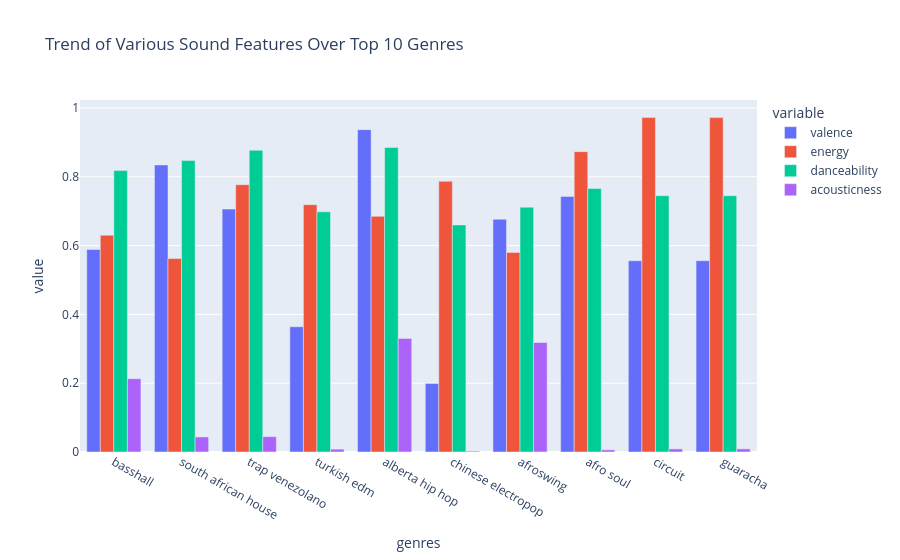

The notebook cell saved with this chart:
### Code cell
#Plot Audio Features for the Top 10 Genres
fig = px.bar(
    top10_genres,
    x='genres',
    y=['valence', 'energy', 'danceability', 'acousticness'],
    barmode='group',
    title='Trend of Various Sound Features Over Top 10 Genres'
)

fig.show()

### Figure 1 — Plotly figure (JSON) as saved in the notebook; plotly's stock layout.template omitted (floating-point values rounded to 4 significant figures)
{"data": [{"alignmentgroup": "True", "hovertemplate": "variable=valence<br>genres=%{x}<br>value=%{y}<extra></extra>", "legendgroup": "valence", "marker": {"color": "#636efa", "pattern": {"shape": ""}}, "name": "valence", "offsetgroup": "valence", "orientation": "v", "showlegend": true, "textposition": "auto", "type": "bar", "x": ["basshall", "south african house", "trap venezolano", "turkish edm", "alberta hip hop", "chinese electropop", "afroswing", "afro soul", "circuit", "guaracha"], "xaxis": "x", "y": [0.5887, 0.8343, 0.706, 0.364, 0.937, 0.199, 0.6766, 0.743, 0.556, 0.556], "yaxis": "y"}, {"alignmentgroup": "True", "hovertemplate": "variable=energy<br>genres=%{x}<br>value=%{y}<extra></extra>", "legendgroup": "energy", "marker": {"color": "#EF553B", "pattern": {"shape": ""}}, "name": "energy", "offsetgroup": "energy", "orientation": "v", "showlegend": true, "textposition": "auto", "type": "bar", "x": ["basshall", "south african house", "trap venezolano", "turkish edm", "alberta hip hop", "chinese electropop", "afroswing", "afro soul", "circuit", "guaracha"], "xaxis": "x", "y": [0.6302, 0.5623, 0.777, 0.719, 0.685, 0.787, 0.5802, 0.873, 0.972, 0.972], "yaxis": "y"}, {"alignmentgroup": "True", "hovertemplate": "variable=danceability<br>genres=%{x}<br>value=%{y}<extra></extra>", "legendgroup": "danceability", "marker": {"color": "#00cc96", "pattern": {"shape": ""}}, "name": "danceability", "offsetgroup": "danceability", "orientation": "v", "showlegend": true, "textposition": "auto", "type": "bar", "x": ["basshall", "south african house", "trap venezolano", "turkish edm", "alberta hip hop", "chinese electropop", "afroswing", "afro soul", "circuit", "guaracha"], "xaxis": "x", "y": [0.818, 0.847, 0.877, 0.698, 0.885, 0.66, 0.7117, 0.766, 0.745, 0.745], "yaxis": "y"}, {"alignmentgroup": "True", "hovertemplate": "variable=acousticness<br>genres=%{x}<br>value=%{y}<extra></extra>", "legendgroup": "acousticness", "marker": {"color": "#ab63fa", "pattern": {"shape": ""}}, "name": "acousticness", "offsetgroup": "acousticness", "orientation": "v", "showlegend": true, "textposition": "auto", "type": "bar", "x": ["basshall", "south african house", "trap venezolano", "turkish edm", "alberta hip hop", "chinese electropop", "afroswing", "afro soul", "circuit", "guaracha"], "xaxis": "x", "y": [0.2132, 0.04383, 0.0446, 0.00829, 0.33, 0.00257, 0.3185, 0.00627, 0.00903, 0.00903], "yaxis": "y"}], "layout": {"barmode": "group", "legend": {"title": {"text": "variable"}, "tracegroupgap": 0}, "title": {"text": "Trend of Various Sound Features Over Top 10 Genres"}, "xaxis": {"anchor": "y", "domain": [0, 1], "title": {"text": "genres"}}, "yaxis": {"anchor": "x", "domain": [0, 1], "title": {"text": "value"}}}}
